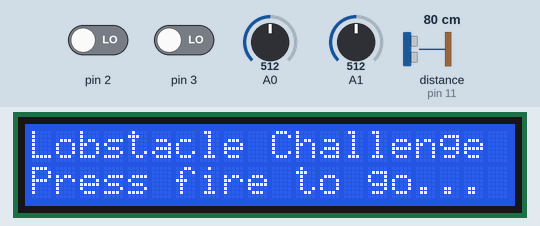
Simulated run of this sketch. Board: Arduino Mega 2560, built with avr-gcc and run on an emulated ATmega2560. Parts: 20×2 character LCD. The test bench sets the inputs (shaded band); at power-on: pin 2 LOW, distance to the obstacle (sensor on pin 11) 80 cm, pin 3 LOW, A0 = 512, A1 = 512. What the sketch prints to the serial monitor is not drawn.

Above: at 1.2 s.
1.3 s: pin 2 driven HIGH
At 1.7 s:
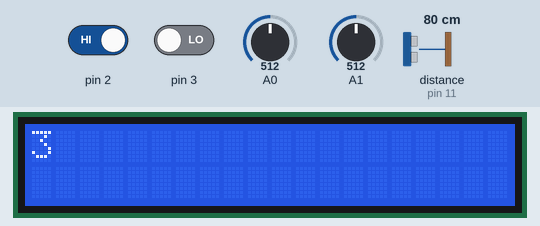
4.3 s: distance to the obstacle (sensor on pin 11) set to 12 cm
At 5.0 s:
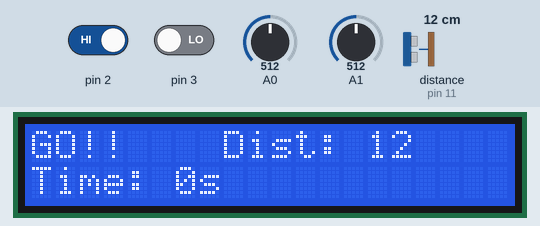
7.3 s: distance to the obstacle (sensor on pin 11) set to 9 cm
At 7.8 s:
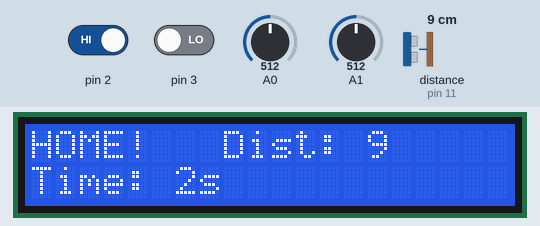
8.8 s: pin 3 driven HIGH
At 10.2 s:
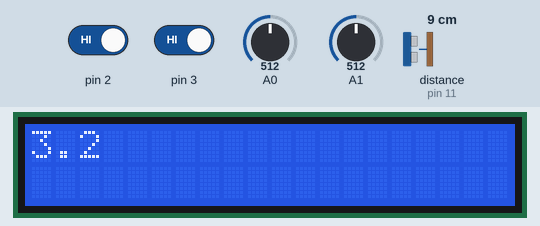
11.8 s: A0 set to 527
At 12.3 s:
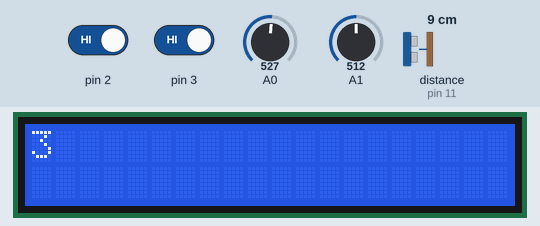
13.4 s: A0 set to 511
Timing chart, 0 to 16.4 s (numbered marks = the images above; inputs shaded):
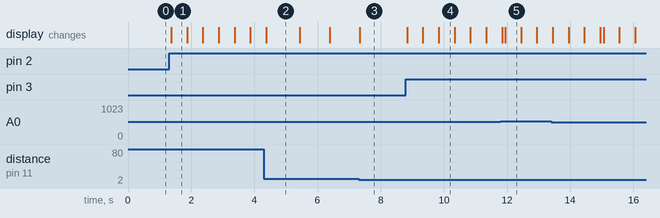

Measured:
- the behaviour switches between 11 and 10 cm on distance to the obstacle (sensor on pin 11) (found by bisection; images 2 and 3)
- after the input at 1.3 s, the display: changes after 0.07 s (image 1)
- after the input at 7.3 s, the display: changes at once (image 3)
- after the input at 8.8 s, the display: first changes at once (image 4 shows a later state)
- after the input at 11.8 s, the display: first differs from a run without the input after 0.15 s (image 5)
- what the display in image 2 shows lasts 1.0 s, from 4.4 s to 5.4 s

The sketch:

JoystickInterface.ino
```cpp
/*
 * Joystick Interface
 *
 * Runs on Arduino Pro Mini, taking input from a slightly modified analog joystick
 * with two axes and two buttons and sending out a stream of serial data representing
 * the joystick state.
 *
 * Connections:
 *
 *  pins 2,3 joystick buttons with pull down resistors to GND.
 *  pins A0, A1 connected to the middle (wiper) pin of the pots on the X and Y axes of the joystick
 *
 *  pin 4 - lcd RS (pin 4)
 *  pin 5 - lcd Enable (pin 6)
 *  pin 6 - lcd Data 7 (pin 14)
 *  pin 7 - lcd Data 6 (pin 13)
 *  pin 8 - lcd Data 5 (pin 12)
 *  pin 9 - lcd Data 4 (pin 11)
 *
 * Serial output format: "x,y,b1,b2"
 *
 *  where
 *    x = analogRead(x), range 0..1024
 *    y = analogRead(y), range 0..1024
 *    b1 = 0, 1 for button not pressed (0) or pressed (1)
 *    b2 = 0, 1 for button not pressed (0) or pressed (1)
 */

#include <LiquidCrystal.h>
#include <NewPing.h>

LiquidCrystal lcd(4, 5, 9, 8, 7 ,6);
NewPing sonar(10, 11, 30);

int interval=100;

int prevX = 0;
int prevY = 0;
int prevB1 = 0;
int prevB2 = 0;

#define AXIS_TOLERANCE 5

unsigned long startTime = 0;
bool inRun = false;

unsigned long lastLcdUpdate = 0;

void setup() {
  Serial.begin(115200);
  pinMode(2, INPUT);
  pinMode(3, INPUT);
  lcd.begin(20,2);
  lcd.print("Lobstacle Challenge");
  lcd.setCursor(0,1);
  lcd.print("Press fire to go...");
}

void loop() {
  int x = analogRead(A0);
  int y = analogRead(A1);
  int b1 = digitalRead(2);
  int b2 = digitalRead(3);

  if (abs(x-prevX) > AXIS_TOLERANCE
    || abs(y-prevY) > AXIS_TOLERANCE
    || b1 != prevB1
    || b2 != prevB2)
  {
    prevX = x;
    prevY = y;
    prevB1 = b1;
    prevB2 = b2;

    if (inRun) {
      // Send latest joystick positions to Logobot
      Serial.print(x);
      Serial.print(",");
      Serial.print(y);
      Serial.print(",");
      Serial.print(b1);
      Serial.print(",");
      Serial.println(b2);

    }
    else {
      if (b1 == 1) { // go!
        lcd.clear();
        lcd.print("3");
        delay(500);
        lcd.print(".");
        delay(500);
        lcd.print("2");
        delay(500);
        lcd.print(".");
        delay(500);
        lcd.print("1");
        delay(500);
        lcd.print(".");
        delay(500);
        lcd.clear();
        lcd.print("GO!!");

        startTime = millis();
        inRun = true;
      }
    }

  }

  if (inRun) {
    // Read Sonar
    int dist = sonar.ping_cm();
    lcd.setCursor(8, 0);
    lcd.print("        ");
    lcd.setCursor(8, 0);
    lcd.print("Dist: ");
    if (dist > 0) {
      lcd.print(dist);
      if (dist <= 10) {
        // close enough
        // Stop run
        inRun = false;
        // Stop Logobot
        Serial.println("500,500,0,0");
        // Update LCD
        lcd.setCursor(0,0);
        lcd.print("HOME!");
      }
    } else {
      lcd.print("-");
    }
  }

  if (inRun && millis() - lastLcdUpdate > 1000) {
      lcd.setCursor(0, 1);
      lcd.print("Time: ");
      lcd.print((millis() - startTime)/1000);
      lcd.print("s");
  }

  delay(interval);
}
```
